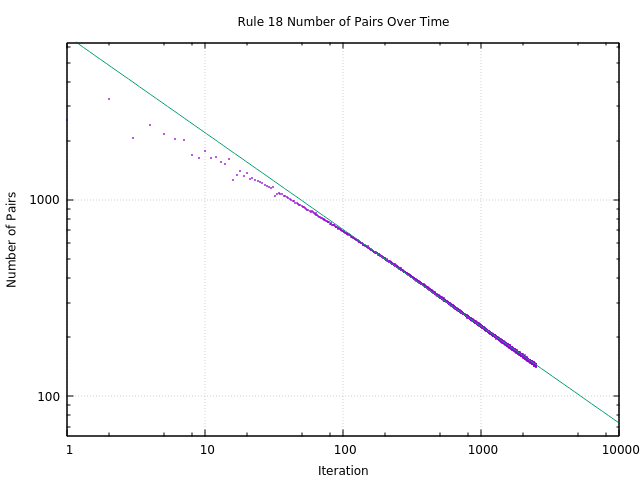

This figure's gnuplot source:
set logscale x
set logscale y
set title "Rule 18 Number of Pairs Over Time"
set xlabel "Iteration"
set ylabel "Number of Pairs"
unset key

f(x)=A*(x**(-m))
A=10000
m=0.5

fit [500:] f(x) "a2_q1.dat" via A, m
plot "a2_q1.dat" ps .1 pt 1, f(x)
